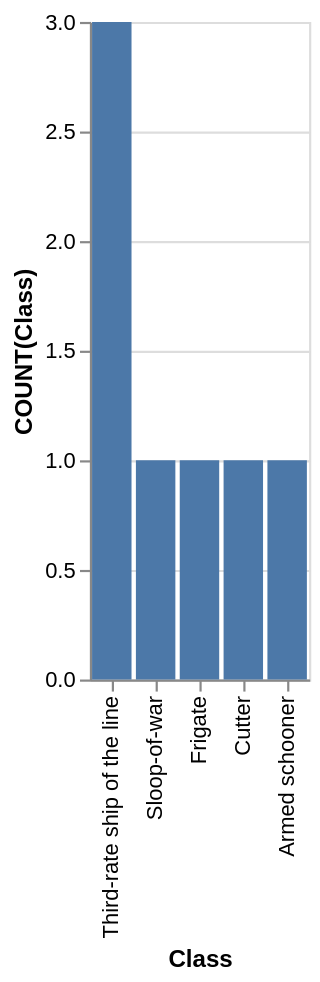

Describe this chart as a Vega-Lite specification.
### Vega-Lite specification from a JSON file in a GitHub repository (floating-point values rounded to 4 significant figures)
{"data": {"values": [{"x_data": "Third-rate ship of the line", "y_data": 3}, {"x_data": "Sloop-of-war", "y_data": 1}, {"x_data": "Frigate", "y_data": 1}, {"x_data": "Cutter", "y_data": 1}, {"x_data": "Armed schooner", "y_data": 1}]}, "mark": "bar", "encoding": {"x": {"field": "x_data", "type": "nominal", "title": "Class", "sort": "descending"}, "y": {"field": "y_data", "type": "quantitative", "title": "COUNT(Class)"}}}
